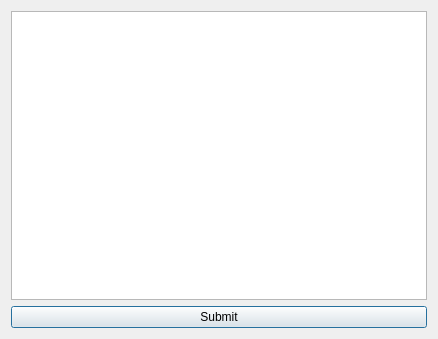
<?xml version="1.0" encoding="UTF-8"?>
<ui version="4.0">
 <class>appWhitelist</class>
 <widget class="QDialog" name="appWhitelist">
  <property name="geometry">
   <rect>
    <x>0</x>
    <y>0</y>
    <width>438</width>
    <height>339</height>
   </rect>
  </property>
  <property name="windowTitle">
   <string>App Whitelist</string>
  </property>
  <property name="windowIcon">
   <iconset>
    <normaloff>../assets/tomato.png</normaloff>../assets/tomato.png</iconset>
  </property>
  <layout class="QVBoxLayout" name="verticalLayout">
   <item>
    <widget class="QListWidget" name="appWhitelistList"/>
   </item>
   <item>
    <widget class="QPushButton" name="appWhitelistSubmit">
     <property name="text">
      <string>Submit</string>
     </property>
    </widget>
   </item>
  </layout>
 </widget>
 <resources/>
 <connections/>
</ui>
